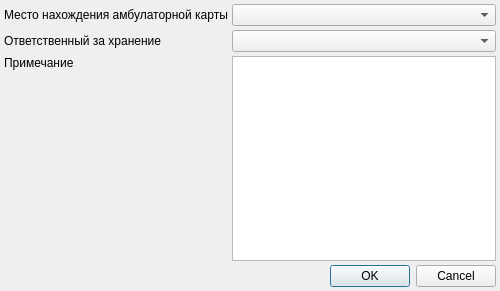
<?xml version="1.0" encoding="UTF-8"?>
<ui version="4.0">
 <class>LocationCardEditor</class>
 <widget class="QDialog" name="LocationCardEditor">
  <property name="geometry">
   <rect>
    <x>0</x>
    <y>0</y>
    <width>500</width>
    <height>291</height>
   </rect>
  </property>
  <property name="windowTitle">
   <string>Место нахождения амбулаторной карты</string>
  </property>
  <property name="sizeGripEnabled">
   <bool>false</bool>
  </property>
  <layout class="QGridLayout" name="gridLayout">
   <property name="margin">
    <number>4</number>
   </property>
   <property name="spacing">
    <number>4</number>
   </property>
   <item row="0" column="0">
    <widget class="QLabel" name="label">
     <property name="text">
      <string>Место нахождения амбулаторной карты</string>
     </property>
     <property name="buddy">
      <cstring>cmbLocationCardType</cstring>
     </property>
    </widget>
   </item>
   <item row="0" column="1">
    <widget class="CRBComboBox" name="cmbLocationCardType"/>
   </item>
   <item row="1" column="0">
    <widget class="QLabel" name="lblPerson">
     <property name="text">
      <string>Ответственный за хранение</string>
     </property>
     <property name="buddy">
      <cstring>cmbPerson</cstring>
     </property>
    </widget>
   </item>
   <item row="1" column="1">
    <widget class="CPersonComboBoxEx" name="cmbPerson"/>
   </item>
   <item row="2" column="0">
    <widget class="QLabel" name="lblNotesPage">
     <property name="text">
      <string>Примечание</string>
     </property>
     <property name="buddy">
      <cstring>edtNotesPage</cstring>
     </property>
    </widget>
   </item>
   <item row="2" column="1" rowspan="2">
    <widget class="QTextEdit" name="edtNotesPage"/>
   </item>
   <item row="3" column="0">
    <spacer name="verticalSpacer">
     <property name="orientation">
      <enum>Qt::Vertical</enum>
     </property>
     <property name="sizeHint" stdset="0">
      <size>
       <width>20</width>
       <height>40</height>
      </size>
     </property>
    </spacer>
   </item>
   <item row="4" column="0" colspan="2">
    <widget class="QDialogButtonBox" name="buttonBox">
     <property name="orientation">
      <enum>Qt::Horizontal</enum>
     </property>
     <property name="standardButtons">
      <set>QDialogButtonBox::Cancel|QDialogButtonBox::Ok</set>
     </property>
    </widget>
   </item>
  </layout>
 </widget>
 <customwidgets>
  <customwidget>
   <class>CRBComboBox</class>
   <extends>QComboBox</extends>
   <header>library/crbcombobox.h</header>
  </customwidget>
  <customwidget>
   <class>CPersonComboBoxEx</class>
   <extends>QComboBox</extends>
   <header>Orgs/PersonComboBoxEx.h</header>
  </customwidget>
 </customwidgets>
 <tabstops>
  <tabstop>cmbLocationCardType</tabstop>
  <tabstop>cmbPerson</tabstop>
  <tabstop>edtNotesPage</tabstop>
  <tabstop>buttonBox</tabstop>
 </tabstops>
 <resources/>
 <connections>
  <connection>
   <sender>buttonBox</sender>
   <signal>accepted()</signal>
   <receiver>LocationCardEditor</receiver>
   <slot>accept()</slot>
   <hints>
    <hint type="sourcelabel">
     <x>162</x>
     <y>192</y>
    </hint>
    <hint type="destinationlabel">
     <x>117</x>
     <y>106</y>
    </hint>
   </hints>
  </connection>
  <connection>
   <sender>buttonBox</sender>
   <signal>rejected()</signal>
   <receiver>LocationCardEditor</receiver>
   <slot>reject()</slot>
   <hints>
    <hint type="sourcelabel">
     <x>242</x>
     <y>192</y>
    </hint>
    <hint type="destinationlabel">
     <x>247</x>
     <y>107</y>
    </hint>
   </hints>
  </connection>
 </connections>
</ui>
